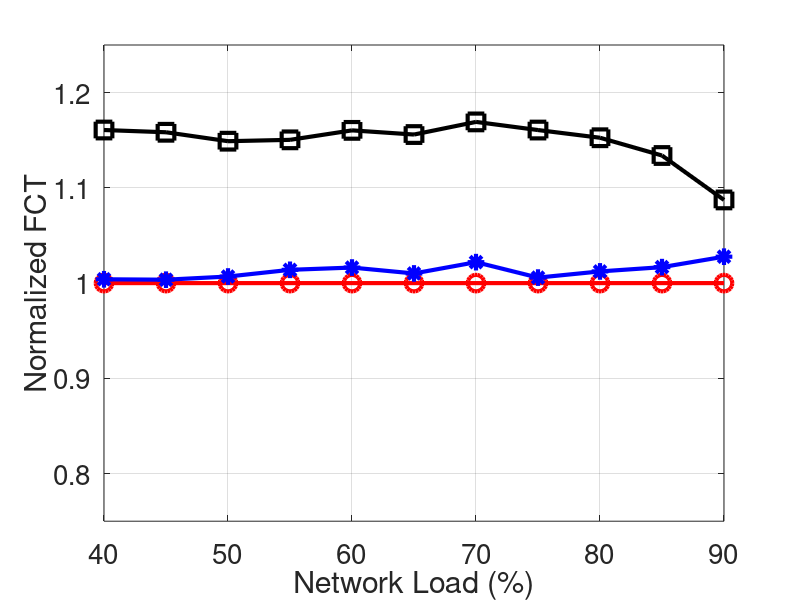

Reproduce this figure in MATLAB.
clear
clc

x=[
0.4,
0.45,
0.5,
0.55,
0.6,
0.65,
0.7,
0.75,
0.8,
0.85,
0.9
];

k_80=[
1
1
1
1
1
1
1
1
1
1
1
];

k_22=[
1.160737092
1.158373984
1.148994253
1.150424534
1.160373167
1.155986749
1.169251679
1.160704073
1.152621723
1.133972541
1.087323473
];

bcc=[
1.004013866
1.003577236
1.006896552
1.013939932
1.016326077
1.01012778
1.021985929
1.005782551
1.012270846
1.016751231
1.02774296
];

figure(1);
width=900;
height=480;
left=100;
bottem=0;

plot(x * 100,k_80,'-ro','LineWidth',3,...
    'MarkerSize',12);
hold on;
plot(x * 100,k_22,'-ks','LineWidth',3,...
    'MarkerSize',12);
hold on;
plot(x * 100,bcc,'-b*','LineWidth',3,...
    'MarkerSize',12);
hold on;

xlabel('Network Load (%)','FontSize', 20)
ylabel('Normalized FCT','FontSize', 20);
set(gca, 'FontSize', 20, 'xtick',[40,50,60,70,80,90], 'ytick',[0.8, 0.9, 1, 1.1, 1.2]); % set font size of tick labels
axis([40,90,0.75,1.25]);
grid on;
hold off;